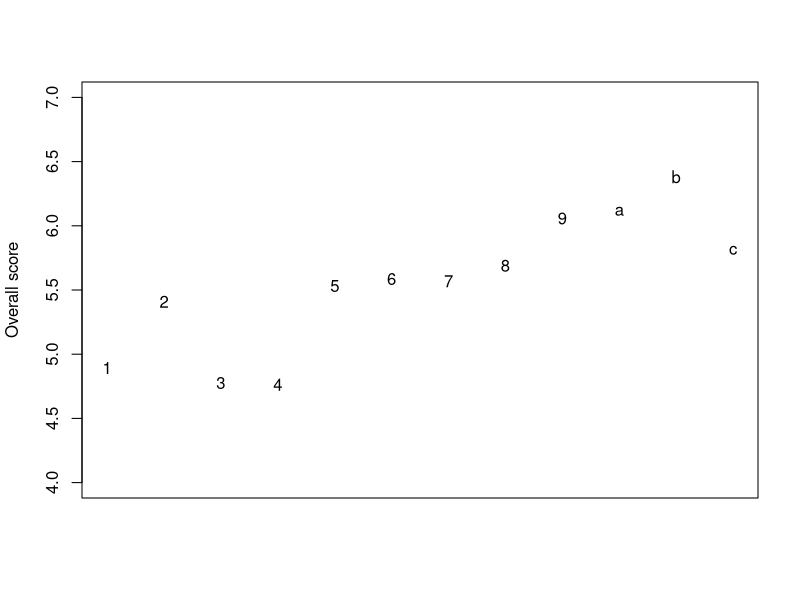
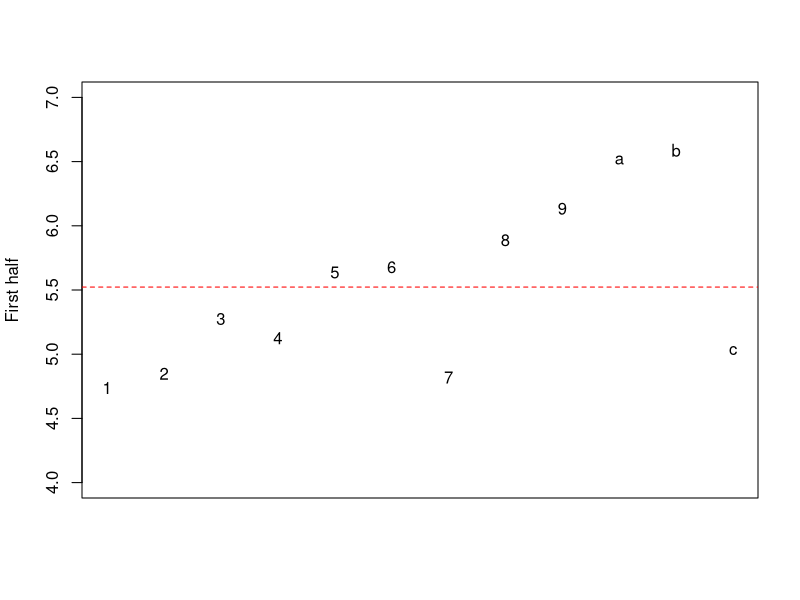
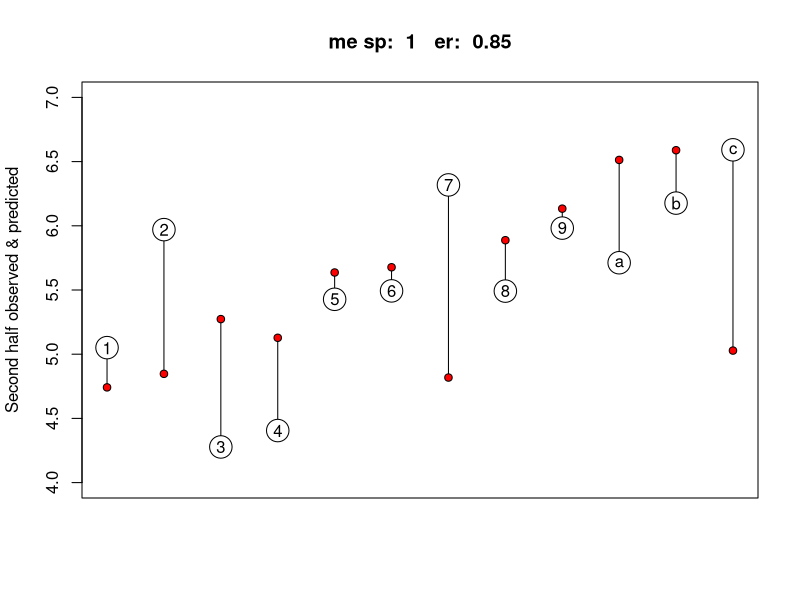
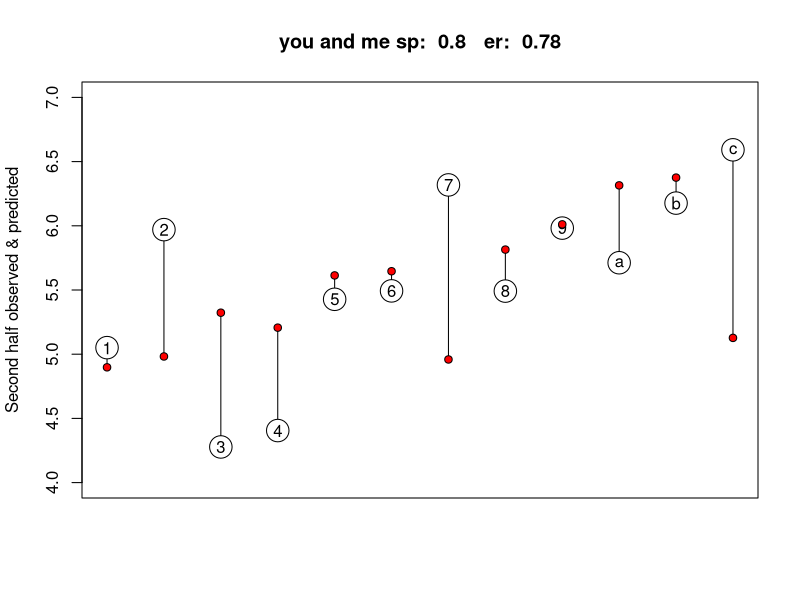
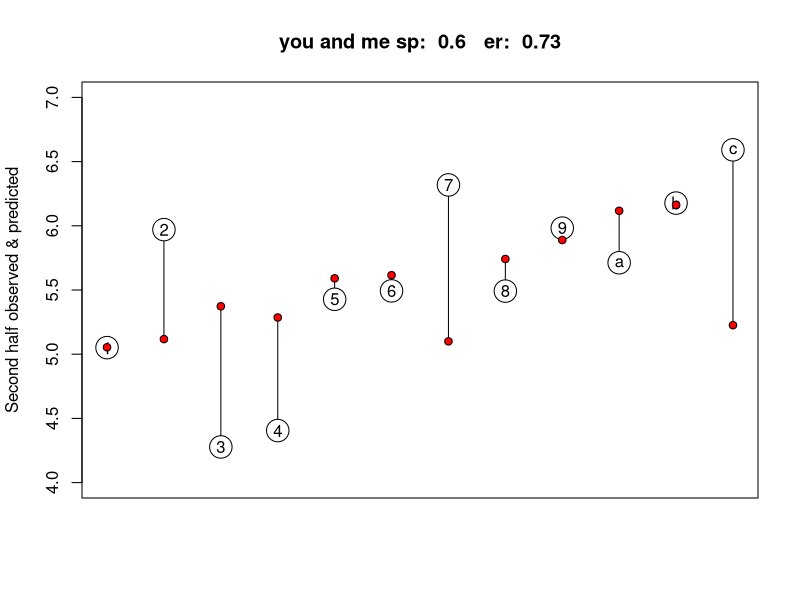
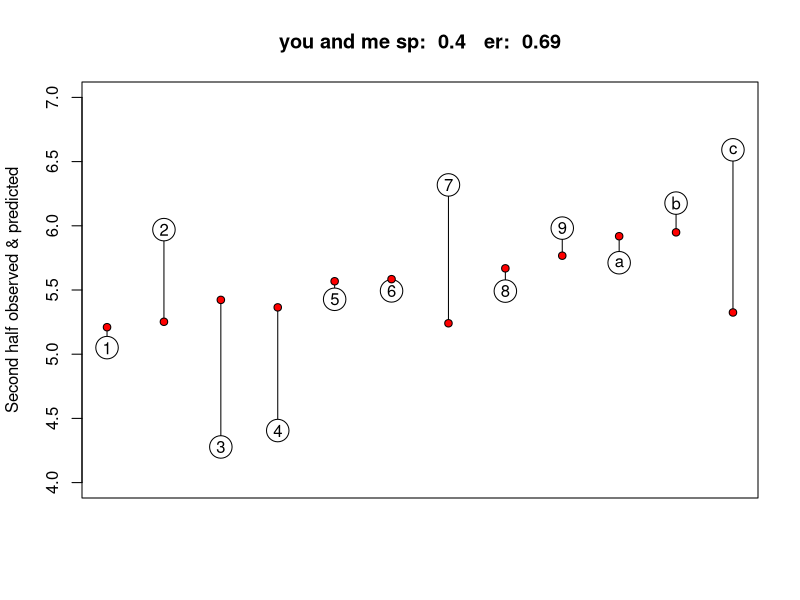
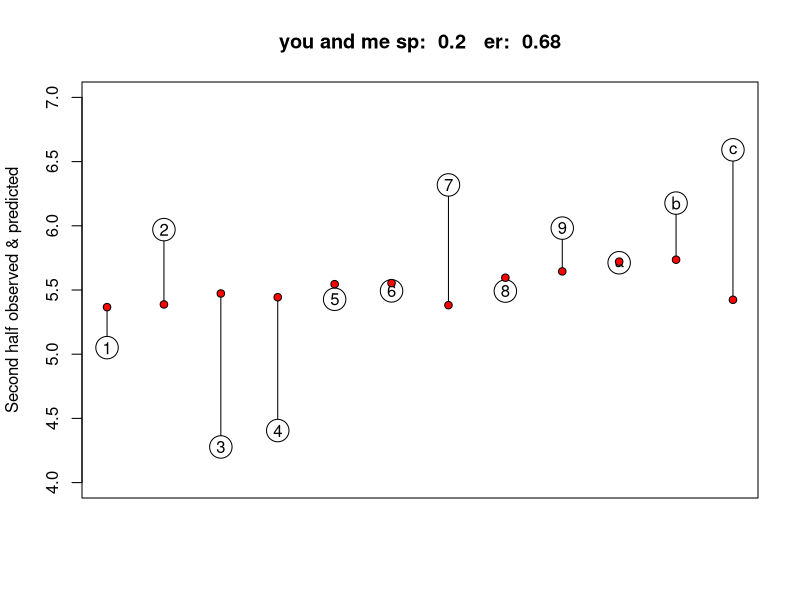
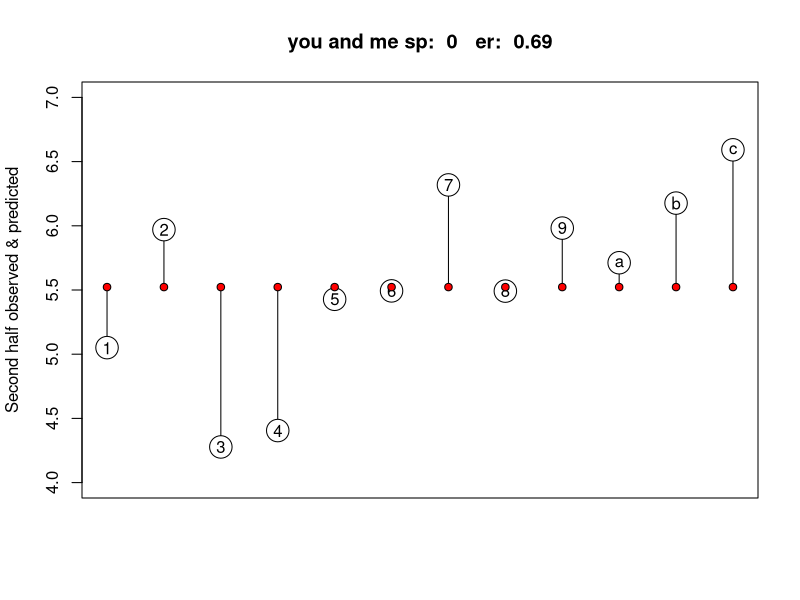

Reproduce these figures in R, in order.
rm(list=ls())
graphics.off()

#James Stein estimator
# if c==1 no shrinkage
# if c==0 full shrinkage (grand mean)
jamesstein <- function(y1,c,ygm) {
  return(ygm + c*(y1-ygm))
}

#plot the second-half scores together with estimator
plotEstimator <- function(secondhalf, ll, ul, secondMe, shrinkParm, tofest) {
  predError <- sqrt(sum((secondhalf-secondMe)^2)/length(secondhalf))
  error2true <- sqrt(sum((secondMe-(5+(1:12)/10))^2)/length(secondhalf))
  print(c(shrinkParm,predError,error2true))
  
  plot(secondhalf,type="n",
       xaxt="n",xlab="", ylim=c(ll,ul), ylab="Second half observed & predicted")
  
  apply(cbind(1:12,1:12,secondMe,secondhalf),1,FUN=function(x) lines(x[1:2],x[3:4]))
  title(main=paste(tofest,"sp: ",as.character(round(shrinkParm,2)),
                          "  er: ",as.character(round(predError,2))))
  
  points(secondhalf,pch=21,cex=3,bg="white")
  points(secondhalf, pch=c(as.character(1:9),"a","b","c"))
  points(secondMe,pch=21,bg="red")
} 


############### mainline begins here 
players <- t(sapply(1:12,FUN=function(x) rnorm(20,5+x/10,2))) #generate 12 players' scores for 20-game season

firsthalf <-  rowMeans(players[,1:10])
secondhalf <- rowMeans(players[,11:20])

#some graphical work ....
chklims <- c(firsthalf,secondhalf)
ll <- floor(min(chklims))
ul <- ceiling(max(chklims))

#look at individual differences between players
plot(rowMeans(players),type="p",pch=c(as.character(1:9),"a","b","c"),
     xaxt="n",xlab="", ylim=c(ll,ul), ylab="Overall score")

#plot first-half scores and (grand) mean across players
ygm <- mean(firsthalf)
plot(firsthalf,type="p",pch=c(as.character(1:9),"a","b","c"),
     xaxt="n",xlab="", ylim=c(ll,ul), ylab="First half")
abline(h=ygm,col="red",lty="dashed")

#compute and plot various predicted second-half scores
secondMe <- firsthalf

plotEstimator(secondhalf, ll, ul, secondMe, 1, "me")
for (shrinkParm in c(.8, .6, .4, .2, .0)) {
    secondYouMe <- jamesstein(firsthalf,shrinkParm,ygm)
    plotEstimator(secondhalf, ll, ul, secondYouMe, shrinkParm, "you and me")
}
